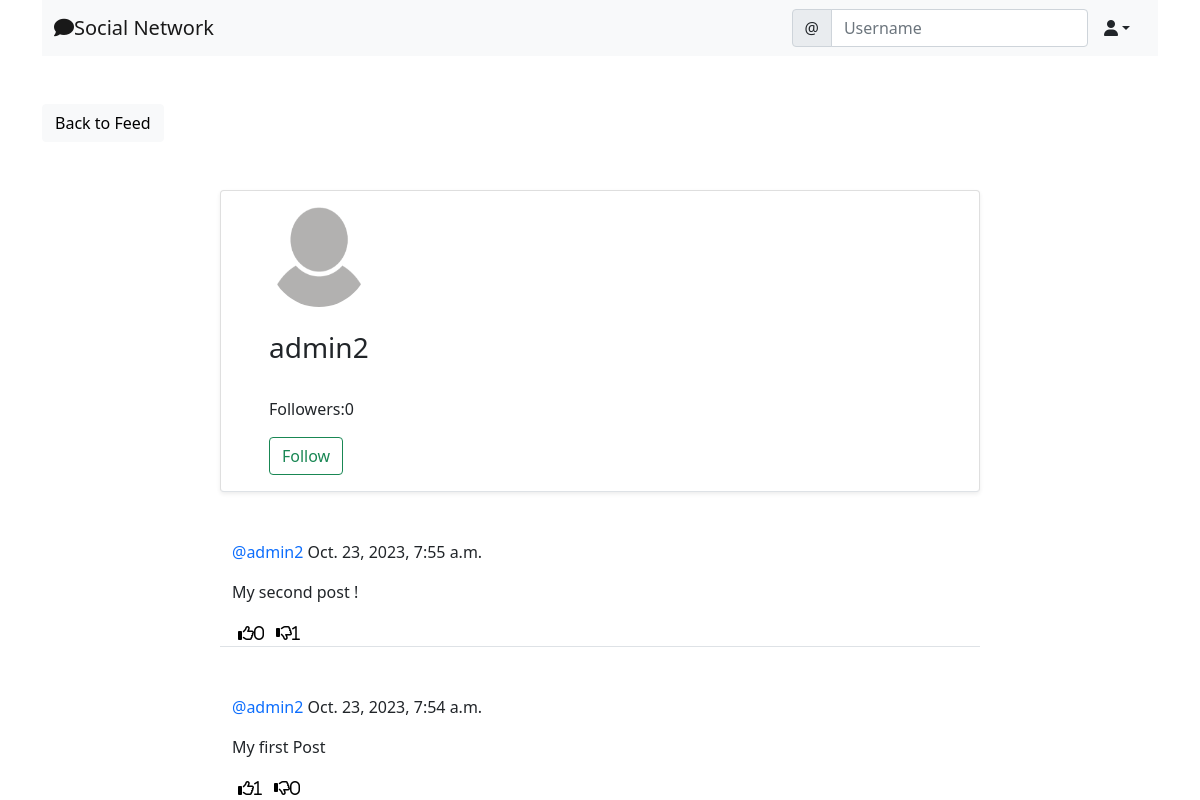
The app's page /social/profile/4/ with its own data.
### social/models.py (models this page shows, shortened)
class UserProfile(models.Model):
    user=models.OneToOneField(User,primary_key=True,verbose_name='user',related_name='profile' ,on_delete=models.CASCADE)
    name=models.CharField(max_length=30,blank=True,null=True)
    bio=models.TextField(max_length=500,blank=True,null=True)
    birth_date=models.DateField(null=True,blank=True)
    location=models.CharField(max_length=100,blank=True,null=True)
    picture=models.ImageField(upload_to='uploads/profile_pictures', default='uploads/profile_pictures/default.png', blank=True)
    followers=models.ManyToManyField(User,blank=True,related_name='followers')

class Post(models.Model):
    body= models.TextField()
    created_on=models.DateTimeField(default=timezone.now)
    author=models.ForeignKey(User,on_delete=models.CASCADE)
    likes=models.ManyToManyField(User,blank=True,related_name='likes')
    dislikes=models.ManyToManyField(User,blank=True,related_name='dislikes')

### social/views.py (the view)
# urls.py: path('profile/<int:pk>/',ProfileView.as_view(),name='profile'),
class ProfileView(View):
    def get(self,request,pk,*args,**kwargs):
        profile=UserProfile.objects.get(pk=pk)
        user=profile.user
        posts=Post.objects.filter(author=user).order_by('-created_on')
        followers=profile.followers.all()
        if len(followers)==0:
            is_following=False
        for follower in followers:
            if follower == request.user:
                is_following=True
                break
            else:
                is_following=False
        number_of_followers= len(followers)
        context={
            'user' : user,
            'profile':profile,
            'posts':posts,
            'number_of_followers':number_of_followers,
            'is_following' : is_following
        }
        return render(request, 'social/profile.html',context)

### social/templates/social/profile.html (shortened to what this page needs)
{% extends 'landing/base.html' %}
{% block content %}
<div class="container">
    <div class ="row  mt-5">
        <div class ="col-md-3 col-sm-6">
        <a href="{% url 'post-list' %}" class="btn btn-light">Back to Feed</a>
        </div>
    </div>
    <div class ="row justify-content-center mt-5 ">
        <div class ="card shadow-sm col-md-8 col-sm-12 border-bottom px-5 pt-3">
            <img src="{{profile.picture.url}}" class="rounded-circle" width="100" height="100"/>
           {% if profile.name %}
            <h3 class="py-4">{{profile.name}}
                <span>
                    {% if request.user == user %}
                    <a href="{% url 'profile-edit' profile.pk%}" style="color: #333;">
                    <i class="fas fa-edit"></i></a>
                    {% endif %}
                </span>
                {% else %}
                <h3 class="py-4">{{user.username}}
                        </h3>
                        {%endif %}
            <div class="mb-3">
                <p>Followers:{{ number_of_followers }}</p>
                {% if user == request.user %}
                {%else%}
                {% if is_following %}
                <form method="POST" action="{% url 'remove-follower' profile.pk %}">
                    {% csrf_token%}
                    <button class="btn btn-outline-danger" type="submit">Unfollow</button>
                </form>
                {% else %}
                <form method="POST" action="{% url 'add-follower' profile.pk %}">
                    <button class="btn btn-outline-success" type="submit">Follow</button>
                </form>
                {% endif %}
                {% endif %}
        </div>
    </div>
</div>
    {% for post in posts %}
    <div class ="row justify-content-center mt-5">
    <div class ="col-md-8 col-sm-12 border-bottom ">
      <p><a style="text-decoration:none" class="text-primary" href="{% url 'profile' post.author.profile.pk %}">@{{post.author}}</a><space>  </space>{{post.created_on}}</p>
      <div class="position-relative">
      <p>{{post.body}}</p>
    </div>
    <div class="d-flex flex-row">
        <form method="POST" action="{%url 'like' post.pk%}">
            <button style="background-color:transparent; border:none; box-shadow:none ;" type="submit">
            <i class="far fa-thumbs-up"><span>{{ post.likes.all.count }}</span></i>
            </button>
        </form>
        <form method="POST" action="{%url 'dislike' post.pk%}">
            <button style="background-color:transparent; border:none; box-shadow:none ;" type="submit">
            <i class="far fa-thumbs-down">{{ post.dislikes.all.count }}</i>
            </button>
        </form>
    </div>
    </div>
</div>
{% endfor %}
</div>
{% endblock content %}

### landing/templates/landing/base.html (shortened to what this page needs)
<!doctype html>
<html lang="en">
  <head>
    <link href="https://cdn.jsdelivr.net/npm/bootstrap@5.0.2/dist/css/bootstrap.min.css" rel="stylesheet">
  </head>
  <body>
    {% include 'landing/navbar.html' %}
    {% block content%}
    {% endblock content %}
 </body>
</html>

### landing/templates/landing/navbar.html (shortened to what this page needs)
<div class="container">
<nav class="navbar navbar-expand-lg navbar-light bg-light">
    <div class="container-fluid">
      <a class="navbar-brand"
      {% if user.is_authenticated %}
      href="{% url 'post-list' %}"
      {% else %}
      href="{% url 'index' %}"
      {% endif %}
        ><i class="fas fa-comment"></i>Social Network</a>
      <div class="collapse navbar-collapse" id="navbarTogglerDemo03">
        <form class="d-flex">
            <div class="input-group">
                <span class="input-group-text" id="basic-addon1">@</span>
                <input type="text" class="form-control" placeholder="Username" aria-label="Username" aria-describedby="basic-addon1">
              </div>
        </form>
        {% if user.is_authenticated %}
        <div class="nav-item dropdown">
            <a class="nav-link dropdown-toggle text-dark" data-bs-toggle="dropdown" role="buton" aria-expanded="false"><i class="fas fa-user"></i></a>
    </div>
    {% endif %}
      </div>
    </div>
  </nav>
</div>

### records on screen
UserProfile: picture (placeholder picture)
Post: author "admin2", created_on "Oct. 23, 2023, 7:55 a.m.", body "My second post !", likes.all.count "0", dislikes.all.count "1"
Post: author "admin2", created_on "Oct. 23, 2023, 7:54 a.m.", body "My first Post", likes.all.count "1", dislikes.all.count "0"

### other values on screen
{{ user.username }} "admin2"
{{ number_of_followers }} "0"
